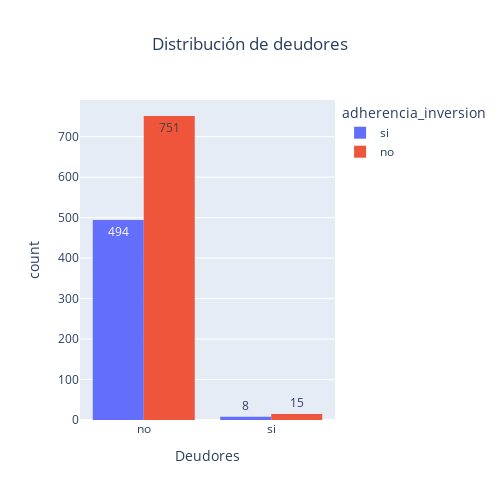

Notebook source saved alongside this figure:
### Code cell
fig = px.histogram(datos, x="default", text_auto = True,
             title = "Distribución de deudores",
             labels= {"default": "Deudores"},
             width=500,
             height=500,
             color="adherencia_inversion",
             barmode='group')
fig.update_layout(title_x=0.5)

### Figure 1 — Plotly figure (JSON) as saved in the notebook; plotly's stock layout.template omitted (floating-point values rounded to 4 significant figures; data arrays with more than 128 entries replaced by an {"elided": "..."} marker saying what was removed)
{"data": [{"alignmentgroup": "True", "bingroup": "x", "hovertemplate": "adherencia_inversion=si<br>Deudores=%{x}<br>count=%{y}<extra></extra>", "legendgroup": "si", "marker": {"color": "#636efa", "pattern": {"shape": ""}}, "name": "si", "offsetgroup": "si", "orientation": "v", "showlegend": true, "texttemplate": "%{value}", "type": "histogram", "x": {"elided": "502 str values"}, "xaxis": "x", "yaxis": "y"}, {"alignmentgroup": "True", "bingroup": "x", "hovertemplate": "adherencia_inversion=no<br>Deudores=%{x}<br>count=%{y}<extra></extra>", "legendgroup": "no", "marker": {"color": "#EF553B", "pattern": {"shape": ""}}, "name": "no", "offsetgroup": "no", "orientation": "v", "showlegend": true, "texttemplate": "%{value}", "type": "histogram", "x": {"elided": "766 str values"}, "xaxis": "x", "yaxis": "y"}], "layout": {"barmode": "group", "height": 500, "legend": {"title": {"text": "adherencia_inversion"}, "tracegroupgap": 0}, "title": {"text": "Distribución de deudores", "x": 0.5}, "width": 500, "xaxis": {"anchor": "y", "domain": [0, 1], "title": {"text": "Deudores"}}, "yaxis": {"anchor": "x", "domain": [0, 1], "title": {"text": "count"}}}}
